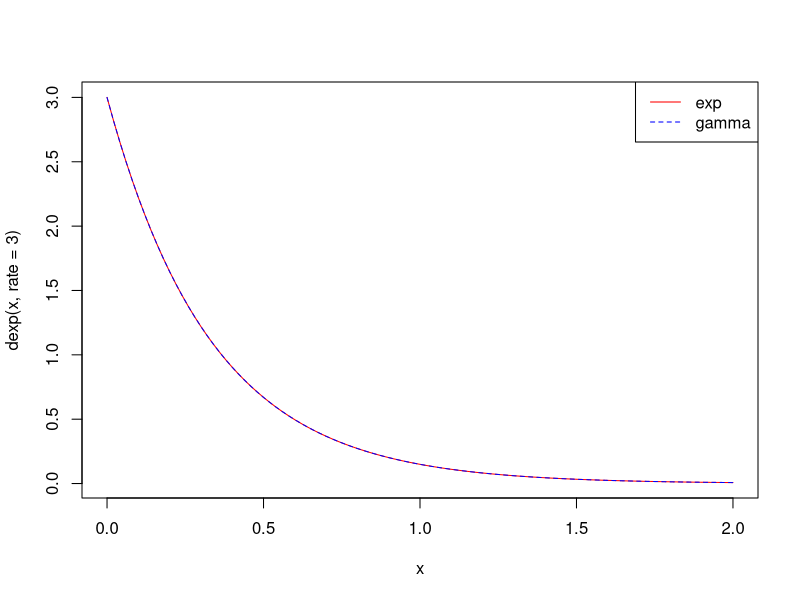
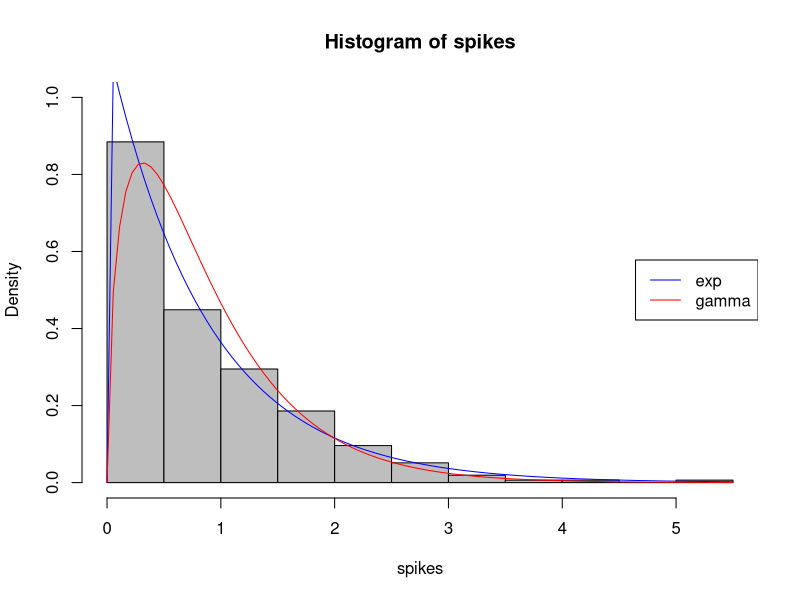
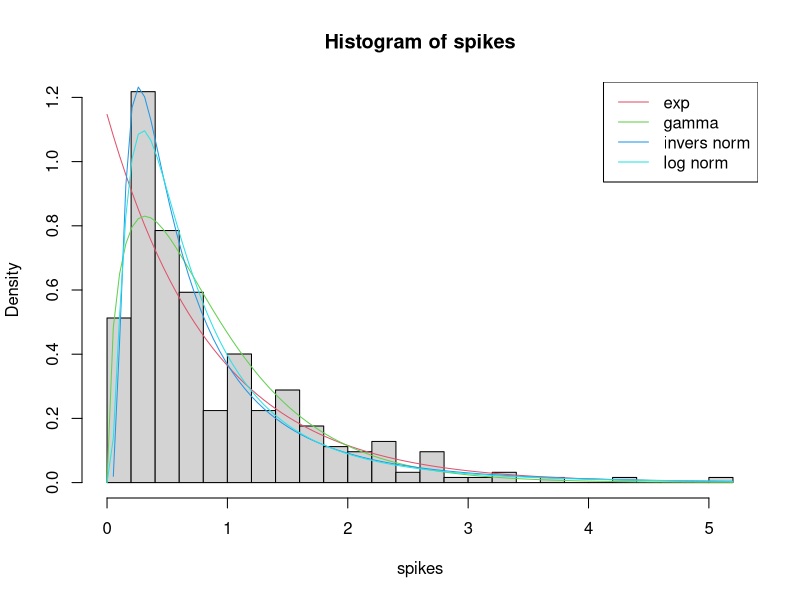
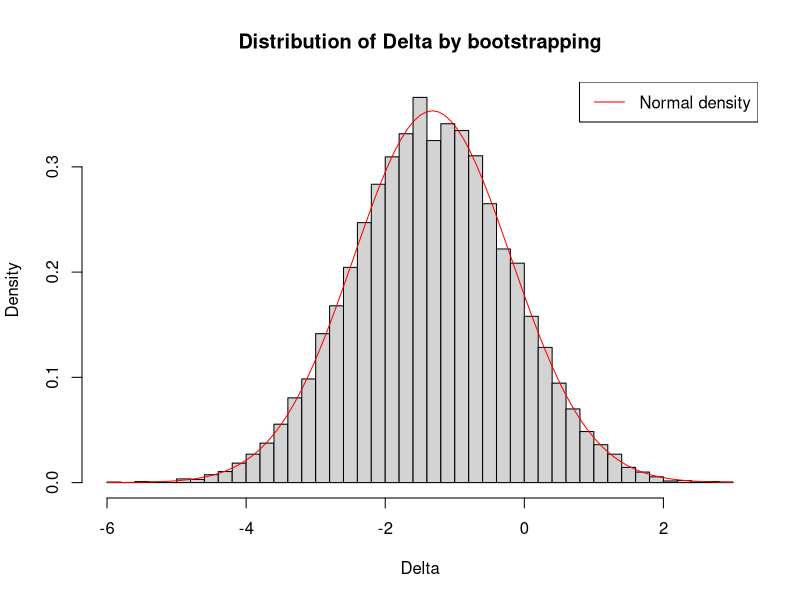

The R script that drew these images, in order:
## ---- chunk 1
angles <- read.table("angles.txt")
angles <- as.vector(angles$x)
## ---- chunk 2
dsink <- function(x, k = 1, lg = FALSE) {
  sinintegral <- integrate(function(x) sin(x) ^ k, lower = 0, upper = pi)$value
  if (lg == FALSE) {
    return(sin(x) ^ k / sinintegral)
  }
  else{
    return(log(sin(x) ^ k / sinintegral))
  }
}

minusll <- function(k, xvals) {
  return(-sum(dsink(xvals, k, lg = TRUE)))
}

k_est <- optimize(f = minusll, xvals = angles, interval = c(0, 100))$minimum
## ---- chunk 3
vect_k_est_bt <- replicate(1000, expr = { 
  angles_bt <- sample(angles, size = length(angles), replace = TRUE)
  optimize(f = minusll, xvals = angles_bt, interval = c(0, 100))$minimum
})

se_est <- sd(vect_k_est_bt)
se_est
## ---- chunk 4
alpha <- 0.01
z <- qnorm(1 - alpha/2)
a <- k_est - se_est * z
b <- k_est + se_est * z
paste("99% Confidence Interval for k: ( a =", a, ", b= ", b, ")")
## ---- chunk 5
quantile(vect_k_est_bt, probs = c(alpha/2, 1 - alpha/2))
## ---- chunk 6
k0 <- 10
alpha <- 0.05                   
z <- qnorm(1 - alpha)       
w <- (k_est - k0) / se_est     # w > Z  TRUE, so we reject Ho and we thinK theta > 10
w > z                          # (we can assume that because it is a 1 side test)
## ---- chunk 7
pval <- 1 - pnorm(w)
pval
## ---- chunk 8
spikes <- read.table("neuronspikes.txt")
spikes <- spikes$V1
## ---- chunk 9
curve(dexp(x, rate = 3), col = "red", from = 0, to = 2)
curve(dgamma(x, rate = 3, shape = 1), col = "blue", lty = 2, add = TRUE)
legend("topright", legend = c("exp", "gamma"), col = c("red", "blue"), lty = c(1, 2))
## ---- chunk 10

exp_mle_rate <- 1/mean(spikes)                         # find mle for exponential distr. par
exp_mle_value <- sum(dexp(spikes, rate = exp_mle_rate, log = TRUE))# calculate max L for exp

mll_gamma <- function(par, xvals){                           # find mle for gamma distr. par
  return(-sum(dgamma(xvals, shape = par[1], rate = par[2], log = TRUE)))
}
gamma_mle <- optim(f = mll_gamma, par = c(1, 1), xvals = spikes)
gamma_mle_value <- -gamma_mle$value                              # calculate max L for gamma
gamma_mle_shape <- gamma_mle$par[1]
gamma_mle_rate <- gamma_mle$par[2]
## ---- chunk 11
hist(spikes, freq = FALSE, col = "gray", ylim = c(0,1))
curve(dexp(x, rate = exp_mle_rate), col = "blue", add = TRUE)
curve(dgamma(x, shape = gamma_mle_shape, rate = gamma_mle_rate), col = "red", add = TRUE)
legend("right", c("exp", "gamma"), col = c("blue", "red"), lty = 1)
## ---- chunk 12
LR_lambda <- 2*(gamma_mle_value - exp_mle_value) # lambda = 2*(ll_large.m - ll_small.m) 
LR_lambda # bigger is the LR_lambda and more convinient is to use the less restricted model

## ---- chunk 13
alpha = 0.05                     
LR_lambda > qchisq(1-alpha, df = 1)   # not sure about this
## ---- chunk 14
pvalue <- 1 - pchisq(LR_lambda, df = 1)
pvalue
## ---- chunk 15
mll_exp <- function(par, xvals){
  return(-sum(dexp(xvals, rate = par, log = TRUE)))
}
exp_mle <- optimize(f = mll_exp, interval = c(0,100), xvals = spikes)
exp_mle_par <- exp_mle$minimum
exp_mle_value <- -exp_mle$objective              # convert from -sum(logll) to +sum(logll)
exp_mle_value
## ---- chunk 16
mll_gamma <- function(par, xvals){
  return(-sum(dgamma(xvals, shape = par[1], rate = par[2], log = TRUE)))
}
gamma_mle <- optim(f = mll_gamma, par = c(1, 1), xvals = spikes)
gamma_mle_par <- gamma_mle$par
gamma_mle_value <- -gamma_mle$value
gamma_mle_value
## ---- chunk 17
dinvnorm <- function(x, mu, lambda, lg = FALSE){ 
  if(lg == TRUE){ 
    return(log(sqrt(lambda/(2*pi*(x^3)))*exp(-lambda*((x-mu)^2)/(2*(mu^2)*x)))) 
    } 
  else{ 
    return(sqrt(lambda/(2*pi*(x^3)))*exp(-lambda*((x-mu)^2)/(2*(mu^2)*x))) 
    } 
}
mll_invnorm <- function(par, xvals){ 
  return(-sum(dinvnorm(xvals, mu = par[1], lambda = par[2], lg = TRUE))) 
  }
invnorm_mle <- optim(par = c(1, 1), fn = mll_invnorm, xvals = spikes)
invnorm_mle_par <- invnorm_mle$par
invnorm_mle_value <- -invnorm_mle$value
invnorm_mle_value

## ---- chunk 18
mll_lnorm <- function(par, xvals){
  return(-sum(dlnorm(xvals, meanlog = par[1], sdlog = par[2], log = TRUE)))
}
lnorm_ml <- optim(par = c(1, 1), fn = mll_lnorm, xvals = spikes)
lnorm_ml_par <- lnorm_ml$par
lnorm_ml_value <- -lnorm_ml$value
lnorm_ml_value
## ---- chunk 19
hist(spikes, freq = FALSE, breaks = 30, ylim = c(0,1.2))
curve(dexp
      (x, rate = exp_mle_par), col = 2, add = TRUE)
curve(dgamma
      (x, shape = gamma_mle_par[1], rate = gamma_mle_par[2]), col = 3, add = TRUE)
curve(dinvnorm
      (x, mu = invnorm_mle$par[1], lambda = invnorm_mle$par[2]), col = 4, add = TRUE)
curve(dlnorm
      (x, meanlog = lnorm_ml_par[1], sdlog = lnorm_ml_par[2]), col = 5, add = TRUE)
legend("topright", legend = c("exp", "gamma", "invers norm", "log norm"), 
       col = c(2,3,4,5), lty = 1)
## ---- chunk 20
k = 1
AIC_exp <- -2 * exp_mle_value + 2 * k   
BIC_exp <- -2 * exp_mle_value + k * log(length(spikes))
AIC_exp
BIC_exp

k = 2
AIC_gamma <- -2 * gamma_mle_value + 2 * k
BIC_gamma <- -2 * gamma_mle_value + k * log(length(spikes))
AIC_gamma
BIC_gamma

AIC_invnorm <- -2 * invnorm_mle_value + 2 * k
BIC_invnorm <- -2 * invnorm_mle_value + k * log(length(spikes))
AIC_invnorm
BIC_invnorm

AIC_lnorm <- -2 * lnorm_ml_value + 2 * k
BIC_lnorm <- -2 * lnorm_ml_value + k * log(length(spikes))
AIC_lnorm
BIC_lnorm                                             
## ---- chunk 21
exp <- list(
  value = exp_mle_value,
  par = exp_mle_par
)

gamma <- list(
  value = gamma_mle_value,
  par = gamma_mle_par
)

invnorm <- list(
  value = invnorm_mle_value,
  par = invnorm_mle_par
)
lognorm <- list(
  value = lnorm_ml_value,
  par = lnorm_ml_par
)

candidates <- list( exp = exp, gamma = gamma, invnorm = invnorm, lognorm = lognorm)
## ---- chunk 22
aic <- function(model){
  return(-2 * model$value + 2 * length(model$par))
}
bic <- function(model){
  return(-2* model$value + length(model$par) * log(length(spikes)))
}

scores <- data.frame(
  AIC = sapply(X = candidates, FUN = aic),
  BIC = sapply(candidates, bic)
)
scores

## ---- chunk 23
ramp_spikes <- read.csv("cell_types.csv", na.strings = "")
ramp_spikes <- ramp_spikes$ef__peak_t_ramp
ramp_spikes <- ramp_spikes[!is.na(ramp_spikes)]
## ---- chunk 24
mll_lnormal <- function(par, xvals){
  return(-sum(dlnorm(xvals, meanlog = par[1], sdlog = par[2], log = TRUE)))
}
mu_lnorm_est <-  optim(f = mll_lnormal, par = c(1, 1), xvals = ramp_spikes)$par[1]
mu_lnorm_est
## ---- chunk 25
vect_lnorm_par_est_bt <- replicate(1000, expr = { 
  ramp_spikes_bt <- sample(ramp_spikes, size = length(ramp_spikes), replace = TRUE)
  optim(par = c(1, 1), f = mll_lnormal, xvals = ramp_spikes_bt)$par
})

se_mu_lnorm_est <- sd(vect_lnorm_par_est_bt[1,]) 
se_mu_lnorm_est
## ---- chunk 26
alpha <- 0.05
## ---- chunk 27
z <- qnorm(1 - alpha/2)
a <- mu_lnorm_est - se_mu_lnorm_est * z
b <- mu_lnorm_est + se_mu_lnorm_est * z
paste("95% Confidence Interval for k: ( a =", a, ", b= ", b, ")")
## ---- chunk 28
quantile(vect_lnorm_par_est_bt[1,], probs = c(alpha/2, 1 - alpha / 2))
## ---- chunk 29
ramp_spikes <- read.csv("cell_types.csv")# It's faster to reload the data than change all the names
m <- ramp_spikes$donor__species == "Homo Sapiens"
ramp_spikes_human <- na.omit(ramp_spikes$ef__peak_t_ramp[m])
sum(is.na(ramp_spikes_human))
## ---- chunk 30
mu_lnorm_est_human <-  optim(f = mll_lnormal, par = c(1, 1), xvals = ramp_spikes_human)$par[1]    
## ---- chunk 31
vect_lnorm_par_est_bt_human <- replicate(1000, expr = {                                       
  ramp_spikes_bt <- sample(ramp_spikes_human, size = length(ramp_spikes_human), replace = TRUE)
  optim(par = c(1, 1), f = mll_lnormal, xvals = ramp_spikes_bt)$par
})

se_mu_lnorm_est_human <- sd(vect_lnorm_par_est_bt_human[1,])       
se_mu_lnorm_est_human
## ---- chunk 32
alpha <- 0.05                                                                                   
z <- qnorm(1 - alpha/2)
a <- mu_lnorm_est_human - se_mu_lnorm_est_human * z
b <- mu_lnorm_est_human + se_mu_lnorm_est_human * z
paste("95% Confidence Interval for k: ( a =", a, ", b= ", b, ")")
## ---- chunk 33
quantile(vect_lnorm_par_est_bt_human[1,], probs = c(alpha/2, 1 - alpha / 2))
## ---- chunk 34
m = ramp_spikes$donor__species == "Mus musculus"
ramp_spikes_mouse <- na.omit(ramp_spikes$ef__peak_t_ramp[m])
sum(is.na(ramp_spikes_mouse))

ramp_spikes_human_log <- log(ramp_spikes_human)
ramp_spikes_mouse_log <- log(ramp_spikes_mouse)

t.test(ramp_spikes_human_log, ramp_spikes_mouse_log)
## ---- chunk 35
alpha <- 0.05
Zquantile <- qnorm(1 - alpha/2)                                      
                                                                        
w <- abs(mean(ramp_spikes_human_log) - mean(ramp_spikes_mouse_log)) / (     
  sqrt(
    (var(ramp_spikes_human_log)^2 / length(ramp_spikes_human_log)) + 
      (var(ramp_spikes_mouse_log)^2/length(ramp_spikes_mouse_log))
    )
  )
w <= Zquantile               # Ho: mean_human = mean_mouse, since Z (or W) > Z, I reject Ho. 
p_value = 2 * pnorm(-abs(w))
p_value
p_value > alpha              # p-value < alpha, so I reject the Ho        
## ---- chunk 36
n <- length(ramp_spikes_mouse_log) ## mouse sample size
m <- length(ramp_spikes_human_log) ## human sample size
sigma_est <- sd(c(ramp_spikes_mouse_log, ramp_spikes_human_log))## empirical sd joined sample
se_delta_est <- sigma_est * sqrt((n + m)/ (n * m))
## ---- chunk 37
delta <- mean(ramp_spikes_mouse_log) - mean(ramp_spikes_human_log)
pvalue <- 1 - 2 * pnorm( abs(delta) / se_delta_est )
pvalue
pvalue <- 2 * pnorm( - abs(delta) / se_delta_est )  # why it's not the same? use this one
pvalue 
## ---- chunk 38
m = 20
n = 40
mu1 = 2
mu2 = 2.5
sigma = 4
x = rnorm(m, mean = mu1, sd = sigma)
y = rnorm(n, mean = mu2, sd = sigma)  
## ---- chunk 39
t <- t.test(x, y, var.equal = TRUE)  
t$p.value
## ---- chunk 40
alpha <- 0.05
delta <- mean(x) - mean(y)

Z <- qnorm(1 - alpha/2)                                                 

w <- abs(delta / (                                         
  sqrt( (var(x)^2 / length(x)) + (var(y)^2/length(y)) ) )  # <- ERROR!!
)
w <= Z                            # the SE of delta found in this way it's not correct
p_value_Wtest = 2 * pnorm(-abs(w))  
p_value_Wtest
## ---- chunk 41
delta <- mean(x) - mean(y)
se_delta <- sigma * sqrt( (m+n) / (m*n))
w <- list(
  w = delta / se_delta,
  p.value = 2 * pnorm(-abs(delta) / se_delta)
)
w$p.value

## ---- chunk 42
vect_norm_meandiff_bt <- replicate(10000, expr = {
  x_bt <- sample(x, size = length(x), replace = TRUE)
  y_bt <- sample(y, size = length(y), replace = TRUE)
  mean(x_bt)-mean(y_bt)
})
se_delta_bt <- sd(vect_norm_meandiff_bt)

p_value.bt <- 2 * pnorm( - abs(delta) / se_delta_bt)
p_value.bt 
## ---- chunk 43
hist(vect_norm_meandiff_bt, freq = FALSE, breaks = 50, 
     main = "Distribution of Delta by bootstrapping",xlab = "Delta")
curve(dnorm(x, mean = delta, sd = se_delta_bt), add = TRUE, col = "red")
legend("topright", legend = "Normal density", col = "red", lty = 1)
## ---- chunk 44
mu_est <- mean(c(x,y))
l1 <- sum(dnorm(c(x,y), mean = mu_est, sd = sigma, log = TRUE)) # nested model
l2 <- sum(dnorm(x, mean = mean(x), sd = sigma, log = TRUE)) +   # larger model
      sum(dnorm(y, mean = mean(y), sd = sigma, log = TRUE))
lambda <- 2*(l2 - l1)
LRT <- list(
  lambda = lambda,
  p.value = 1 - pchisq(lambda, df = 1)
)
LRT$p.value
## ---- chunk 45
tests <- list(
  wald = w,
  t.test = t,
  LRT = LRT
)
sapply(tests, function(x) return(x$p.value))
## ---- chunk 46
m = 2000
n = 4000
mu1 = 2
mu2= 2.5
sigma = 4
x = rnorm(m, mu1, sigma)
y = rnorm(n, mu2, sigma)
## ---- chunk 47
t <- t.test(x, y, var.queal = TRUE)
t$p.value
## ---- chunk 48
delta_bt <- replicate(10000, expr = {
  x_bt <- sample(x, size = length(x), replace = TRUE)
  y_bt <- sample(y, size = length(y), replace = TRUE)
  mean(x_bt) - mean(y_bt)
})
se_delta_bt <- sd(delta_bt)
## ---- chunk 49
delta = mean(x) - mean(y)
w <- list(
  w = delta / se_delta_bt,
  p.value = 2 * pnorm( -abs(delta) / se_delta_bt)
)
w$p.value
## ---- chunk 50
mu_est <- mean(c(x,y))
l1 <- sum(dnorm(c(x,y), mean = mu_est, sd = sigma, log = TRUE))
l2 <- sum(dnorm(x, mean = mu1, sd = sigma, log = TRUE)) +
      sum(dnorm(y, mean = mu2, sd = sigma, log = TRUE))
lambda <- 2 * (l2 - l1)
LRT <- list(
  lambda = lambda,
  p.value = 1 - pchisq(lambda, df = 1)
)
LRT$p.value
## ---- chunk 51
tests <- list(
  t.test = t,
  wald = w,
  LRT = LRT
)
sapply(tests, function(x) return(x$p.value))
